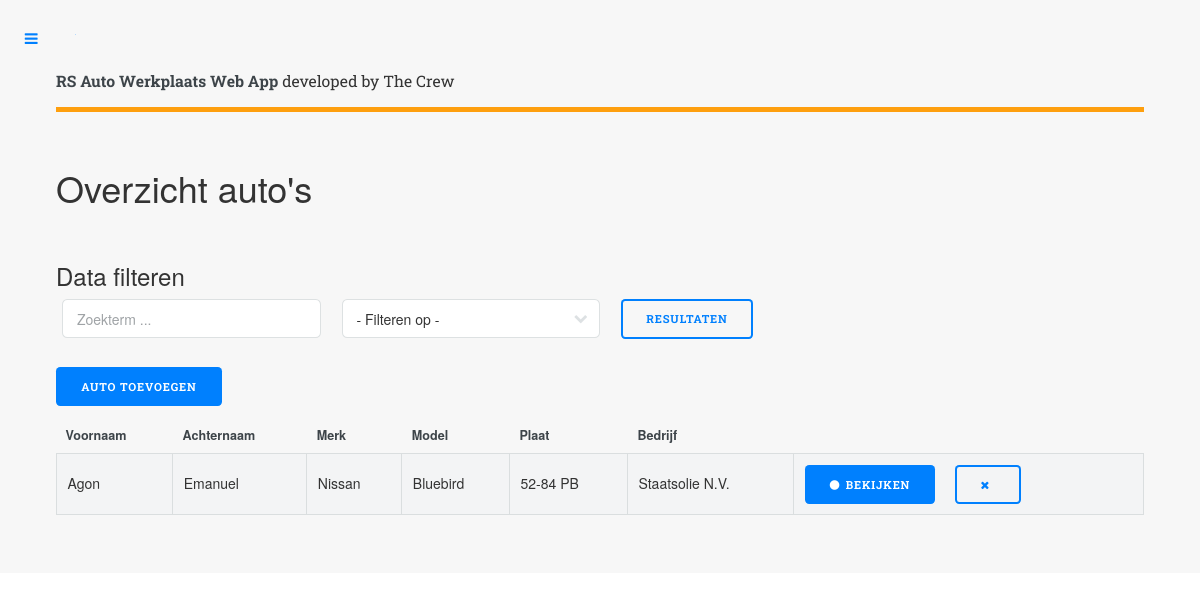
Screenshot of /overview_cars.php with the database file from the repository.
### tables this page shows
CREATE TABLE `cars` (
  `id` int(11) NOT NULL AUTO_INCREMENT,
  `person_id` int(11) NOT NULL,
  `inspected` int(11) NOT NULL DEFAULT '0',
  `car_model_id` int(11) NOT NULL,
  `license_plate` varchar(45) NOT NULL,
  `sachi_number` varchar(45) NOT NULL,
  `company_id` int(11) NOT NULL,
  `image` text NOT NULL,
  `created_at` timestamp NOT NULL DEFAULT CURRENT_TIMESTAMP,
  PRIMARY KEY (`id`)
);

CREATE TABLE `persons` (
  `id` int(11) NOT NULL AUTO_INCREMENT,
  `firstname` varchar(255) NOT NULL,
  `lastname` varchar(255) NOT NULL,
  `address` varchar(255) NOT NULL,
  `email` varchar(255) NOT NULL,
  `phone` varchar(255) NOT NULL,
  `created_at` timestamp NOT NULL DEFAULT CURRENT_TIMESTAMP,
  PRIMARY KEY (`id`)
);

CREATE TABLE `car_models` (
  `id` int(11) NOT NULL AUTO_INCREMENT,
  `brand` varchar(45) NOT NULL,
  `model` varchar(45) NOT NULL,
  `manufactured_date` int(11) NOT NULL,
  `number_persons` int(11) NOT NULL,
  `created_at` timestamp NULL DEFAULT NULL,
  PRIMARY KEY (`id`)
);

CREATE TABLE `companies` (
  `id` int(11) NOT NULL AUTO_INCREMENT,
  `name` varchar(45) NOT NULL,
  `address` varchar(255) NOT NULL,
  `phone` varchar(255) NOT NULL,
  `email` varchar(255) NOT NULL,
  `created_at` timestamp NOT NULL DEFAULT CURRENT_TIMESTAMP,
  PRIMARY KEY (`id`)
);

### overview_cars.php (the view, shortened to what this page needs)
<?php
	require 'includes/head.php';
	require 'backend/db.php';
	$columns = array('persons.firstname', 'persons.lastname', 'brand', 'model', 'license_plate', 'company_id');
?>
<div id="wrapper">
		<div id="main">
			<div class="inner">
					<?php
						require 'includes/header.php';
					?>
					<section>
						<header class="main">
							<h1>Overzicht auto's</h1>
						</header>
						<div class="row 200%">
							<div class="12u 12u$(medium)">
								<h3>Data filteren</h3>
								<form method="POST" action="<?php echo $_SERVER['PHP_SELF']; ?>">
									<div class="row">
										<div class="3u 12u$(xsmall)">
											<input name="term" value="" placeholder="Zoekterm ..." type="text">
										</div>
										<div class="3u 12u$(xsmall)">
											<div class="select-wrapper">
												<select name="column" id="column">
													<option value="none">- Filteren op -</option>
												</select>
											</div>
										</div>
										<div class="1u 12u$(xsmall)">
											<button class="button" name="searchTerm" type="submit">Resultaten</button>
										</div>
									</div>
								</form>
								<a href="add_car.php" class="button special">Auto toevoegen</a>
									<br><br>
								<div class="table-wrapper">
									<table class="alt">
										<thead id="thead">
											<tr>
												<th>Voornaam</th>
												<th>Achternaam</th>
												<th>Merk</th>
												<th>Model</th>
												<th>Plaat</th>
												<th>Bedrijf</th>
												<th></th>
											</tr>
										</thead>
										<tbody>
						<?php
							if( isset($_POST['searchTerm']) && !empty($_POST['term']) && $_POST['column'] != "none") {
								$term = $_POST['term'];
								$column = $_POST['column'];
								$column = $columns[$column];
								$sql = "SELECT persons.*, cars.*, companies.name, car_models.brand, car_models.model, car_models.manufactured_date, car_models.number_persons FROM cars
									INNER JOIN persons ON cars.person_id = persons.id
									INNER JOIN car_models ON car_models.id = cars.car_model_id
									LEFT JOIN companies ON cars.company_id = companies.id WHERE $column LIKE '%$term%'";
								$query = $conn->query($sql);
								if($query->num_rows == 0) {
									echo '<div class="box"><p>Foutmelding komt hierin. <b>Geen velden</b></p></div>';
									$style = 'none';
								}
								while ($result = $query->fetch_assoc()) {
									$id = $result['firstname'];
									$firstname = $result['firstname'];
									$lastname = $result['lastname'];
									$brand = $result['brand'];
									$model = $result['model'];
									$license_number = $result['license_plate'];
									$manufactured_date = $result['manufactured_date'];
									$company = $result['company_id'];
									$number_persons = $result['number_persons'];
									$created_at = $result['created_at'];
									if($company == 0) {
										$company = "Nee";
									} else if($company > 0) {
										$company = $result['name'];
									}
						?>
									<tr>
										<td><?php echo $firstname; ?></td>
										<td><?php echo $lastname; ?></td>
										<td><?php echo $brand; ?></td>
										<td><?php echo $model; ?></td>
										<td><?php echo $license_number; ?></td>
										<td><?php echo $company; ?></td>
										<td><a href="view_car.php?id=<?php echo $id; ?>" class="button special icon fa-circle">Bekijken</a><a style="margin-left: 20px;" onclick="remove.car('<?php echo $id; ?>', '<?php echo $brand.' '.$model; ?>')" class="button icon fa-times"></a></td>
									</tr>
						<?php
								}
							} else {
								$sql = "SELECT persons.*, cars.*, companies.name, car_models.brand, car_models.model, car_models.manufactured_date, car_models.number_persons FROM cars
									INNER JOIN persons ON cars.person_id = persons.id
									INNER JOIN car_models ON car_models.id = cars.car_model_id
									LEFT JOIN companies ON cars.company_id = companies.id";
								$query = $conn->query($sql);
								while ($result = $query->fetch_assoc()) {
									$id = $result['id'];
									$firstname = $result['firstname'];
									$lastname = $result['lastname'];
									$brand = $result['brand'];
									$model = $result['model'];
									$license_number = $result['license_plate'];
									$company = $result['company_id'];
									if($company == 0) {
										$company = "Nee";
									} else if($company > 0) {
										$company = $result['name'];
									}
								?>
									<tr>
										<td><?php echo $firstname; ?></td>
										<td><?php echo $lastname; ?></td>
										<td><?php echo $brand; ?></td>
										<td><?php echo $model; ?></td>
										<td><?php echo $license_number; ?></td>
										<td><?php echo $company; ?></td>
										<td><a href="view_car.php?id=<?php echo $id; ?>" class="button special icon fa-circle">Bekijken</a><a style="margin-left: 20px;" onclick="remove.car('<?php echo $id; ?>', '<?php echo $brand.' '.$model; ?>')" class="button icon fa-times"></a></td>
									</tr>
						<?php
									}
							}
						?>
										</tbody>
									</table>
								</div>
							</div>
						</div>
					</section>
			</div>
		</div>
</div>
<?php
	require 'includes/foot.php';
?>

### assets/css/my_css.css (style rules this page uses)
.inner { background: #F7F7F7; }

### rows the page displays
cars: person.firstname "Agon", person.lastname "Emanuel", car_model.brand "Nissan", car_model.model "Bluebird", license_plate "52-84 PB", company.name "Staatsolie N.V."
